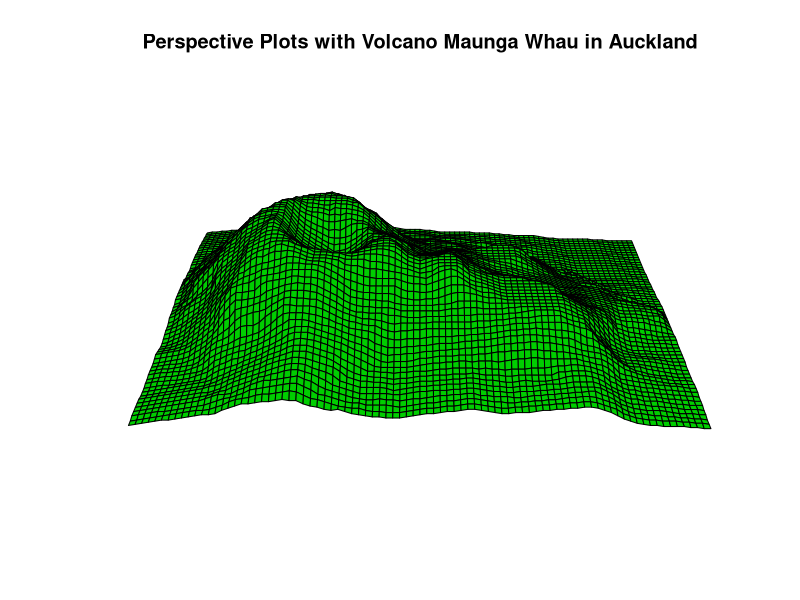
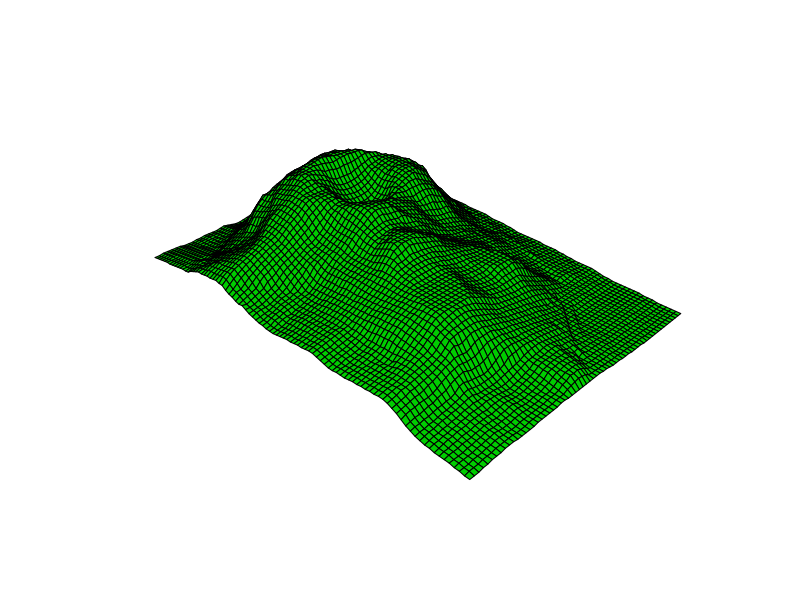
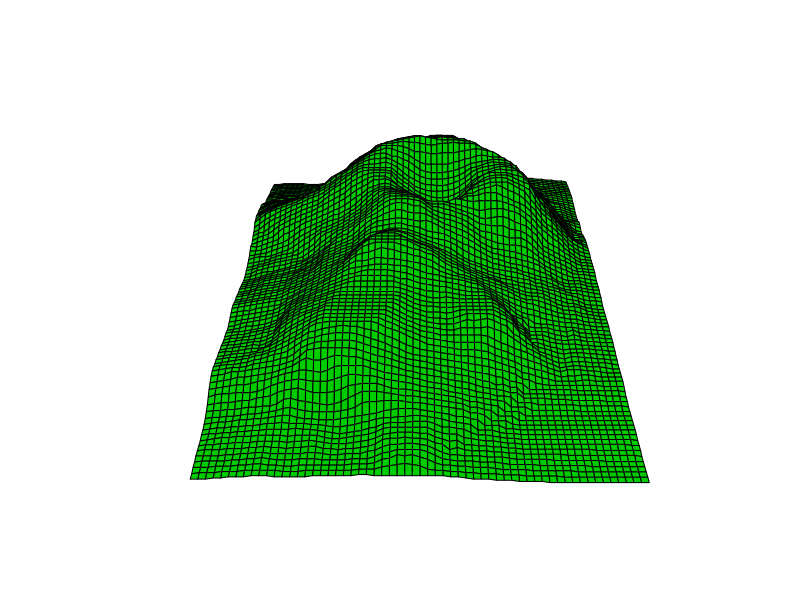
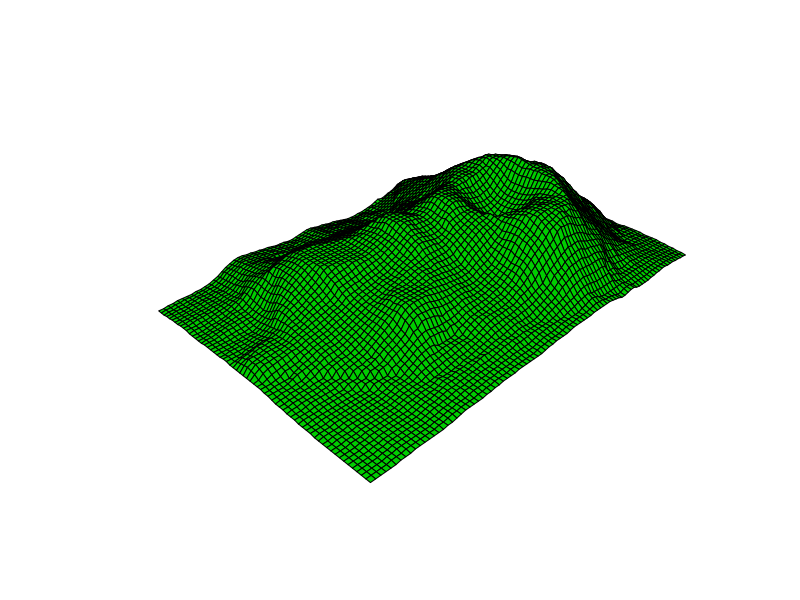
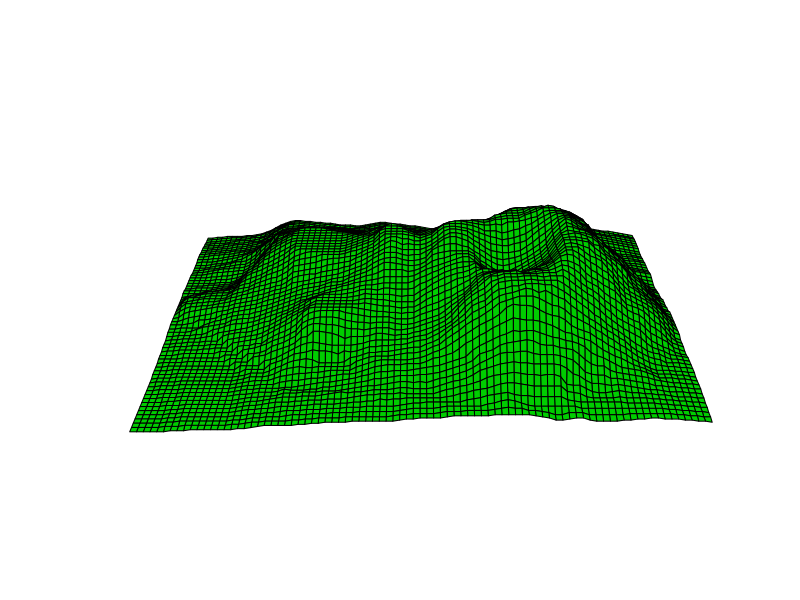
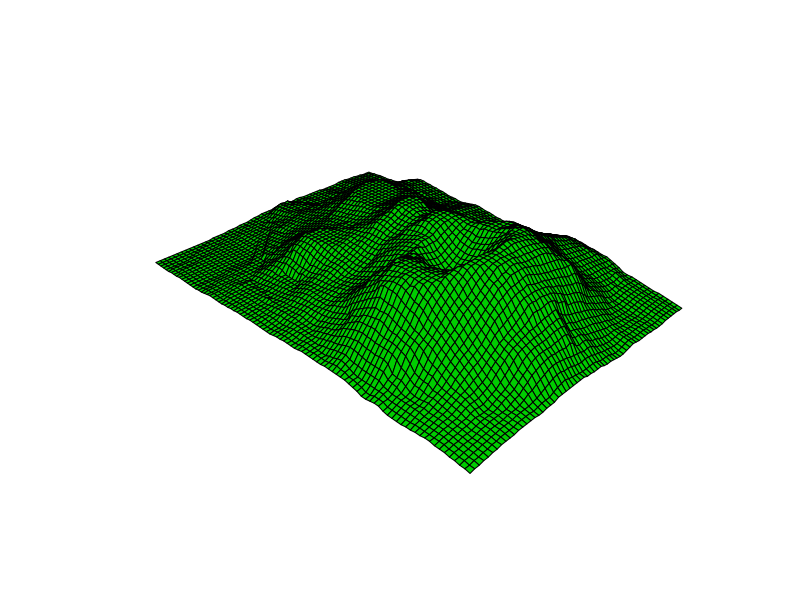
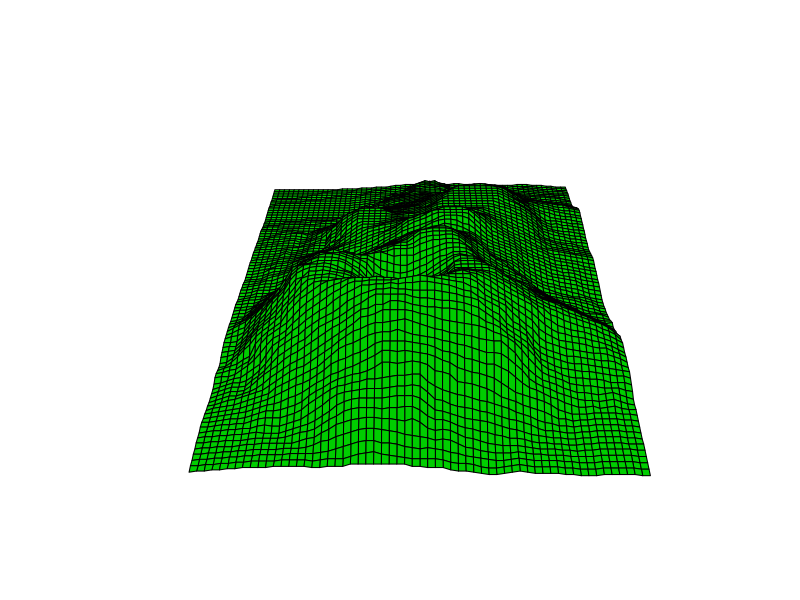
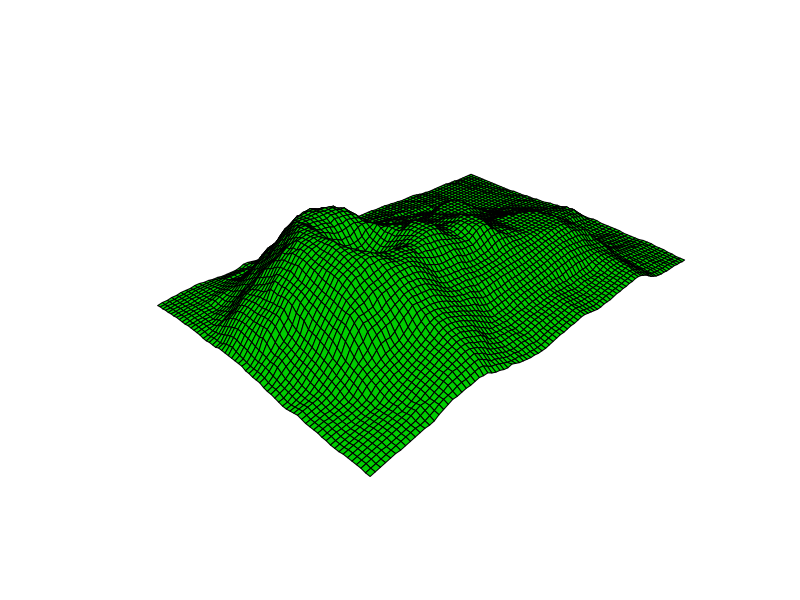

Generate these figures, in order, with R:
## ---- chunk 1
op <- par(no.readonly = TRUE)
z <- 2* volcano     # Exchange the relief
x <- 10*(1:nrow(z)) # 10 meter spacing (S tO N)
y <- 10*(1:ncol(z)) # 10 meter spacing (E tO W)
par(bg = "white") # "lavender"
persp(x,y,z,theta=0,phi=30,col="green3",scale=FALSE,LTHETA=-120,SHADE=0.95,BORDER=NA,box=FALSE)
title("Perspective Plots with Volcano Maunga Whau in Auckland")
persp(x,y,z, theta= 45, phi=30, col="green3",scale=FALSE,LTHETA=-120,SHADE=0.95,BORDER=NA,box=FALSE)
persp(x,y,z, theta= 90, phi=30, col="green3",scale=FALSE,LTHETA=-120,SHADE=0.95,BORDER=NA,box=FALSE)
persp(x,y,z, theta=135, phi=30, col="green3",scale=FALSE,LTHETA=-120,SHADE=0.95,BORDER=NA,box=FALSE)
persp(x,y,z, theta=180, phi=30, col="green3",scale=FALSE,LTHETA=-120,SHADE=0.95,BORDER=NA,box=FALSE)
persp(x,y,z, theta=225, phi=30, col="green3",scale=FALSE,LTHETA=-120,SHADE=0.95,BORDER=NA,box=FALSE)
persp(x,y,z, theta=270, phi=30, col="green3",scale=FALSE,LTHETA=-120,SHADE=0.95,BORDER=NA,box=FALSE)
persp(x,y,z, theta=315, phi=30, col="green3",scale=FALSE,LTHETA=-120,SHADE=0.95,BORDER=NA,box=FALSE)
persp(x,y,z, theta=360, phi=30, col="green3",scale=FALSE,LTHETA=-120,SHADE=0.95,BORDER=NA,box=FALSE)
persp(x,y,z, theta=360, phi=0, col="green3",scale=FALSE,LTHETA=-120,SHADE=0.95,BORDER=NA,box=FALSE)
persp(x,y,z, theta=360, phi=-30, col="green3",scale=FALSE,LTHETA=-120,SHADE=0.95,BORDER=NA,box=FALSE)
persp(x,y,z, theta=360, phi=-45, col="green3",scale=FALSE,LTHETA=-120,SHADE=0.95,BORDER=NA,box=FALSE)
persp(x,y,z, theta=360, phi=-60, col="green3",scale=FALSE,LTHETA=-120,SHADE=0.95,BORDER=NA,box=FALSE)
#title("Perspective Plots with Volcano")



## ---- chunk 2
#install.packages("RColorBrewer")
library(RColorBrewer)
cols <- colors()
length(cols)
cols[1:5]

## ---- chunk 3
play.circle <- function(circle.counts=100, limits=3, radius=0.2, densitys=1){
  circle <- function(x, y, r=1, col=1){
    angle <- (0:360)*pi/180
    pos.x <- r*cos(angle) + x
    pos.y <- r*sin(angle) + y
    lines(pos.x, pos.y, col=col)
  }
  leaf <- function(limits, xs, ys, radius, r=1, alpha="55"){
    isin <- function(x, y){
      any(sqrt((xs-x)^2 + (ys-y)^2) <= radius)
    }
    x <- runif(1, 0, limits)
    y <- runif(1, 0, limits)
    angle <- (0:360)*pi/180
    pos.x <- r*cos(angle) +x
    pos.y <- r*cos(angle) +y
    polygon(pos.x, pos.y, col=paste(ifelse(isin(x,y), "#FF0000", "#00FF00"), alpha, sep=""), border=NA)    
  }
  xs <- runif(n=circle.counts, min=0, max=limits)
  ys <- runif(n=circle.counts, min=0, max=limits)
  plot(radius:(limits-radius), radius:(limits-radius), type='n', axes=F, xlab='',ylab='')
  box()
  for (i in 1:circle.counts){
    circle(xs[i], ys[i], r=radius, col="#FF000066")
  }
  for (i in (1:circle.counts^2*densitys)){
    leaf(limits, xs, ys, radius, r=radius/5)
  }
}

play.circle()
